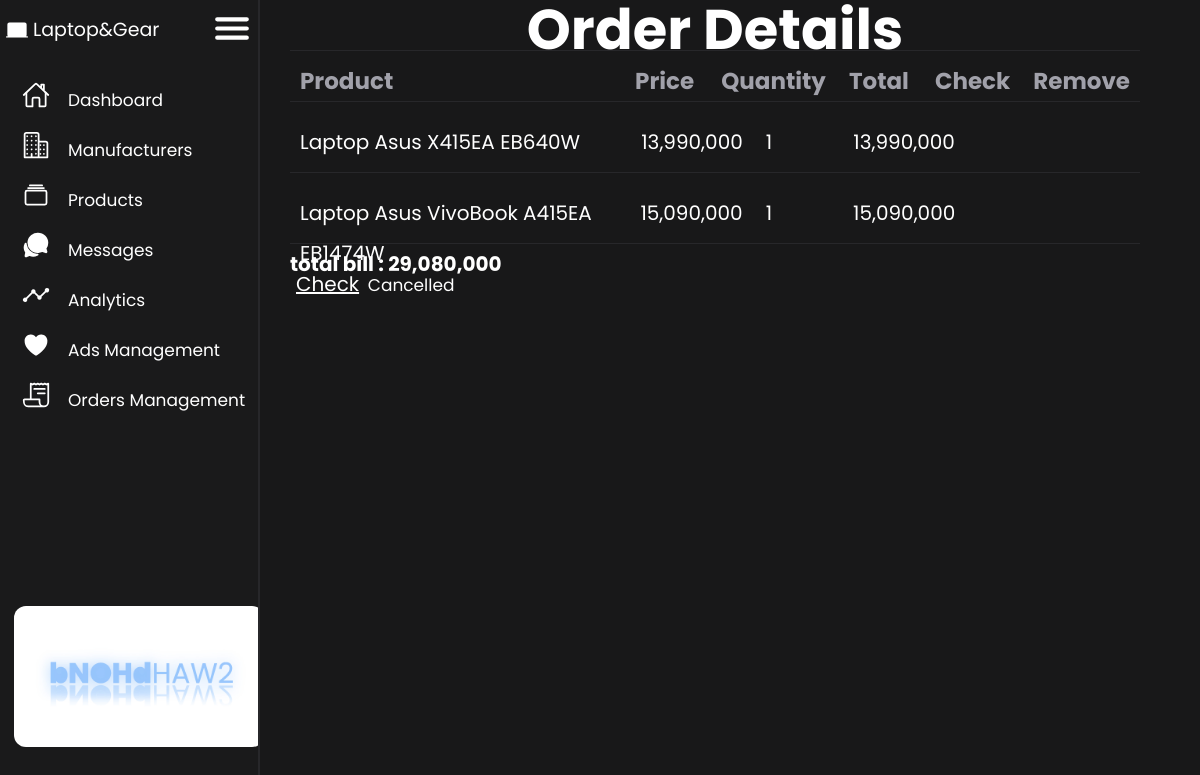
Screenshot of /admin-vip/orders/detail.php?id=1&status=2 (signed in) with the database file from the repository.
### tables this page shows
CREATE TABLE `order_product` (
  `order_id` int(11) NOT NULL,
  `product_id` int(11) NOT NULL,
  `quantity` int(11) NOT NULL
);

CREATE TABLE `products` (
  `id` int(11) NOT NULL,
  `name` varchar(200) NOT NULL,
  `price` int(20) NOT NULL,
  `image` text NOT NULL,
  `description` text NOT NULL,
  `manufacturer_id` int(11) NOT NULL,
  `style_id` int(11) NOT NULL
);

### admin-vip/orders/detail.php (the view, shortened to what this page needs)
<!DOCTYPE html>
<html lang="en">
<head>
    <link rel="stylesheet" href="../style.css">
    <link rel="stylesheet" href="../base.css">
    <link rel="stylesheet" href="https://cdnjs.cloudflare.com/ajax/libs/font-awesome/6.1.1/css/all.min.css" />
</head>
<body>
    <div class="Nav-container">
        <?php include '../menu.php'?>
    </div>
    <div class="main-container">
        <div class="main-title">
            <h1>Order Details</h1>
        </div>
        <?php
            $order_id = $_GET['id'];
            $sum = 0;
            $status = $_GET['status'];
            require_once '../connect.php';
            $sql = "select * from order_product
            join products on order_product.product_id = products.id
            where order_id = '$order_id'";
            $result = mysqli_query($connect,$sql);
        ?>
        <div class="table-orders-details">
            <div class="table-heading">Product</div>
            <div class="table-heading">Price</div>
            <div class="table-heading">Quantity</div>
            <div class="table-heading">Total</div>
            <div class="table-heading">Check</div>
            <div class="table-heading">Remove</div>
        </div>
        <?php foreach ($result as $each ) { ?>
           <div class="table-order-details-item">
                <div class="table-item-content"><?php echo $each['name'] ?></div>
                <div class="table-item-content"><?php echo number_format($each['price']) ?></div>
                <div class="table-item-content"><?php echo $each['quantity'] ?></div>
                <div class="table-item-content">
                <?php echo number_format($each['quantity']*$each['price']) ?>
                </div>
                <div class="table-item-content">
                    <a href=""></a>
                </div>
                <div class="table-item-content">
                    <a href=""></a>
                </div>
                <?php  $sum += $each['quantity']*$each['price'] ; ?>
           </div>
        <?php  } ?>
        <div>
            <h1>total bill : <?php echo number_format($sum)  ?></h1>
            <?php  if($status == 0 ){ ?>
                <a href="update_order.php?id=<?php echo $order_id ?>&status=1">Check</a>
                <a href="update_order.php?id=<?php echo $order_id ?>&status=2">Remove</a>
            <?php } elseif ($status == 1) {?>
                <span>CHECKED</span>
                <a href="update_order.php?id=<?php echo $order_id ?>&status=2">Remove</a>
            <?php }else { ?>
                <a href="update_order.php?id=<?php echo $order_id ?>&status=1">Check</a>
                <span>Cancelled</span
            <?php }  ?>
        </div>
    </div>
</body>
</html>

### admin-vip/style.css (style rules this page uses)
* { margin: 0; padding: 0; box-sizing: border-box; font-family: 'Poppins', sans-serif; }
html { font-size: 62.5%; line-height: 2rem; font-family: 'Poppins', sans-serif; box-sizing: border-box; }
body { display: flex; width: 100%; }
.Nav-container { position: relative; top:0; left: 0; }
.main-container { padding-left: 20px; padding-right: 50px; flex: 1; background-color: var(--body-color); color: var(--text-color); }
.main-container .main-title { font-size: 2.8rem; text-align: center; padding: 10px; margin-bottom: 10px; border-bottom: 1px solid var(--border-color); }
.main-container div { margin: 10px; }
.main-container div a { font-size: 2rem; padding: 6px; margin: auto; }
.table-orders-details { display: grid; grid-template-columns: 4fr 1fr 1fr 1fr 1fr 1fr ; grid-template-rows: 40px; gap: 3px; border-bottom: 1px solid var(--border-color); }
.table-order-details-item { display: grid; grid-template-columns: 4fr 1fr 1fr 1fr 1fr 1fr ; grid-template-rows: 60px; gap: 3px; border-bottom: 1px solid var(--border-color); }
.table .table-heading , .table-product .table-heading, .table-orders .table-heading,.table-orders-details .table-heading { font-weight: bold; font-size: 2.3rem; color: rgba(161,161,170,1); }
.table-item-content { font-size: 2rem; line-height: 40px; }
.table-item-content a { text-align: center; }

### admin-vip/base.css (style rules this page uses)
:root { --background-color: rgba(24,24,25,.6); --body-color : rgba(24,24,25,1); --sidebar-color : rgba(24,24,25,0.99); --text-color : #fff; --border-color : rgba(39,39,42,1); --main-color : #1f1c2e; --background-customer-color : #fff; }
* { margin: 0; padding: 0; box-sizing: border-box; font-family: 'Poppins', sans-serif; }
html { font-size: 62.5%; line-height: 2rem; font-family: 'Poppins', sans-serif; box-sizing: border-box; }
body { display: flex; width: 100%; overflow: hidden; }
a { color: var(--text-color); background-color: transparent; }
span { font-size: 1.7rem; margin-bottom: 8px; }

### rows the page displays
order_product: product.name "Laptop Asus X415EA EB640W", product.price "13,990,000", quantity "1", $each['quantity']*$each['price'] "13,990,000"
order_product: product.name "Laptop Asus VivoBook A415EA EB1474W", product.price "15,090,000", quantity "1", $each['quantity']*$each['price'] "15,090,000"

### other values shown
$sum "29,080,000"
